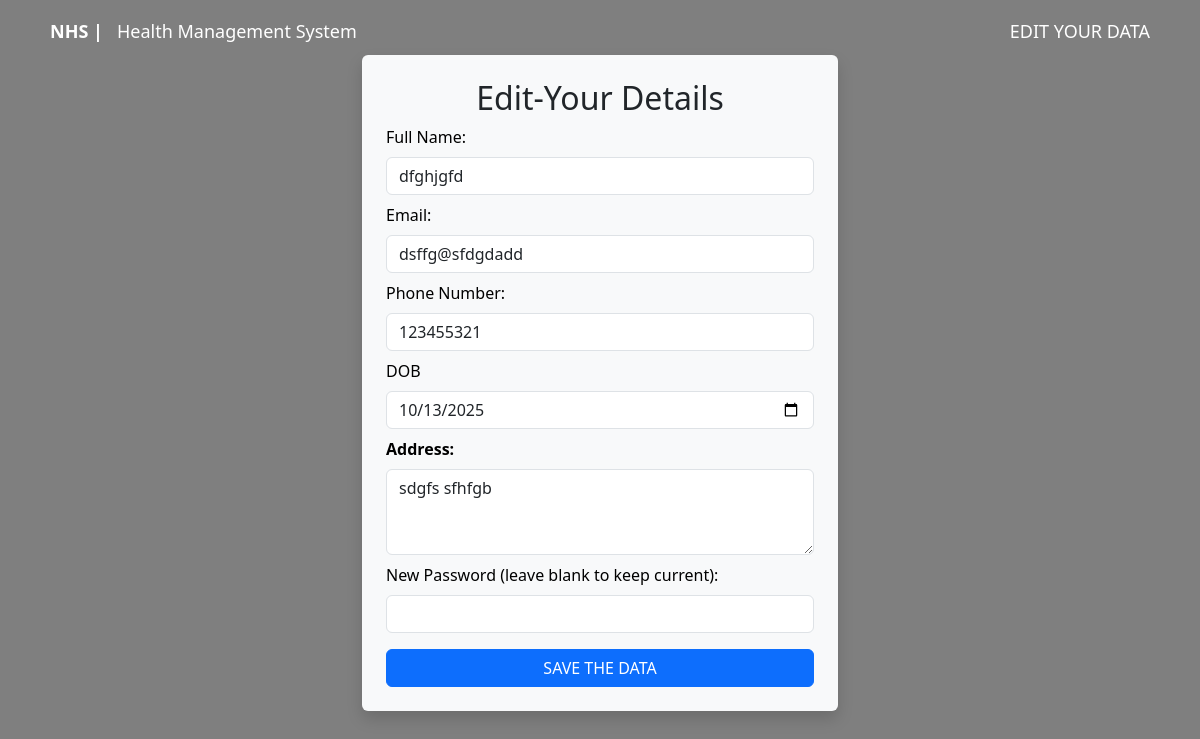
The app's page /patient/patients/edit/3, older data.
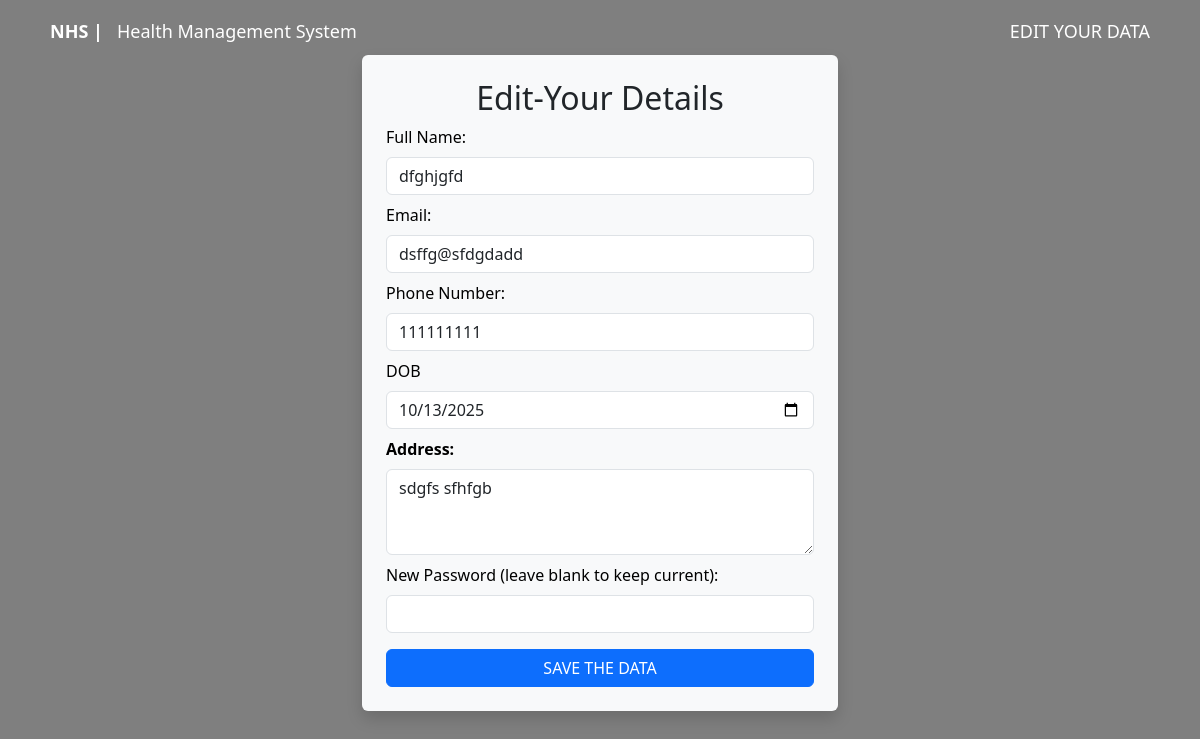
The same page, newer data.
### models/patient.py (models this page shows, shortened)
class Patient(db.Model, UserMixin):
    __tablename__ = 'patient'
    p_id = db.Column(db.Integer, primary_key=True, autoincrement=True)
    p_email = db.Column(db.String(225), unique=True, nullable=False)
    p_name = db.Column(db.String(225), nullable=False)
    p_password = db.Column(db.String(225), nullable=False)
    p_address = db.Column(db.String(225), nullable=False)
    p_dob = db.Column(db.Date, nullable=False)
    p_tel = db.Column(db.String(15), nullable=True)
    appointments = db.relationship(
        'Appointment',
        back_populates='patient',
        cascade='all, delete-orphan'
    )
    details = db.relationship(
        'PatientDetails',
        uselist=False,
        back_populates='patient',
        cascade='all, delete-orphan'
    )

### app/routes/patient/edit_data.py (the view, shortened to what this page needs)
@patient_bp.route('/patients/edit/<int:patient_id>', methods=['GET', 'POST'])
def edit_data(patient_id):
    patient = Patient.query.get_or_404(patient_id)
    return render_template('patient/edit_data.html', patient=patient)

### app/templates/patient/edit_data.html (shortened to what this page needs)
{% extends 'layout.html' %}
{% block body_class %} landing-page {% endblock %}
{% block navbar %}
<div class="container nav_bar">
    <div class="d-flex justify-content-between align-items-center mt-2">
        <div><a href="{{ url_for('main.landing_page') }}"><strong>NHS |</strong> &nbsp; Health Management System</a></div>
        <div><a href="">EDIT YOUR DATA</a></div>
    </div>
</div>
{% endblock %}
{% block content %}
<div class="main_container register_form d-flex justify-content-center align-items-start" style="min-height:40vh;">
    <div class="container" style="max-width: 500px;">
    <form method="POST" autocomplete="off" action="{{ url_for('patient.edit_data', patient_id=patient.p_id) }}" class="p-4 bg-light rounded shadow">
      <h2 class="text-center mb-2">Edit-Your Details</h2>
      <div class="mb-2">
        <label for="p_name" class="form-label">Full Name:</label>
        <input type="text" class="form-control" value="{{ patient.p_name }}" id="p_name" name="p_name" required>
      </div>
      <div class="mb-2">
        <label for="p_email" class="form-label">Email:</label>
        <input type="email" class="form-control" value="{{ patient.p_email }}" id="p_email" name="p_email" required>
      </div>
      <div class="mb-2">
        <label for="p_tel" class="form-label">Phone Number:</label>
        <input type="text" class="form-control" value="{{ patient.p_tel }}" id="p_tel" name="p_tel">
      </div>
      <div class="mb-2">
        <label for="p_dob" class="form-label">DOB</label>
        <input type="date" class="form-control" id="p_dob" value="{{ patient.p_dob }}" name="p_dob">
      </div>
      <div class="mb-2">
        <label for="p_address" class="form-label fw-semibold">Address:</label>
        <textarea class="form-control" id="p_address" name="p_address" required maxlength="225" rows="3" placeholder="Enter your address">{{ patient.p_address }}</textarea>
      </div>
      <div class="mb-2">
        <label for="p_password" class="form-label">New Password (leave blank to keep current):</label>
        <input class="form-control" type="password" name="new_password">
      </div>
      <button type="submit" class="btn btn-primary w-100 mt-2">SAVE THE DATA</button>
    </form>
  </div>
</div>
{% endblock %}

Row changes from the older to the newer data that the page shows:
changed Patient "dfghjgfd": p_tel "123455321" → "111111111"
